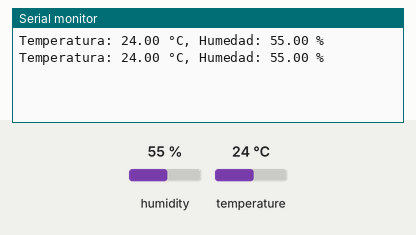
Simulated run of this sketch. Board: Arduino Uno, built with avr-gcc and run on an emulated ATmega328P. Shown: the last lines printed to the serial monitor. The test bench sets the inputs (shaded band); at power-on: humidity 55 %, temperature 24 °C.

Above: at 4.8 s.
4.9 s: humidity set to 22 %
At 7.0 s:
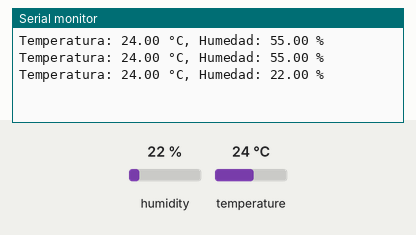
7.9 s: temperature set to 12 °C
At 9.4 s:
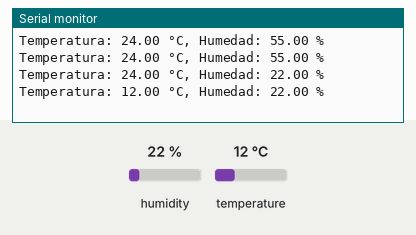
10.9 s: humidity set to 40 %
At 13.0 s:
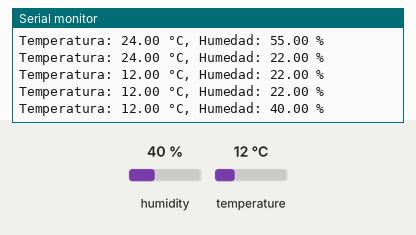
Timing chart, 0 to 14.5 s (numbered marks = the images above; inputs shaded):
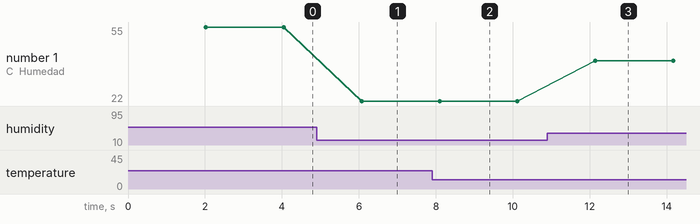

The sketch:

sketch_mar20a.ino
```cpp
#include <DHT.h>

#define DHTPIN 2     // el pin del sensor DHT11 se conecta al pin digital 2
#define DHTTYPE DHT11   // el tipo de sensor DHT que estás utilizando

DHT dht(DHTPIN, DHTTYPE);

void setup() {
  Serial.begin(9600);
  dht.begin();
}

 void loop() {
  delay(2000);  // espera 2 segundos entre mediciones

  float temperatura = dht.readTemperature();  // lee la temperatura en grados Celsius
  float humedad = dht.readHumidity();  // lee la humedad relativa en porcentaje

  Serial.print("Temperatura: ");
  Serial.print(temperatura);
  Serial.print(" °C, Humedad: ");
  Serial.print(humedad);
  Serial.println(" %");
}
```

Measured:
- after the input at 4.9 s, the serial monitor: prints a new line after 1.2 s (image 1)
- after the input at 7.9 s, the serial monitor: prints a new line after 0.20 s (image 2)
- after the input at 10.9 s, the serial monitor: prints a new line after 1.2 s (image 3)
- plotted number 1: 55 → 22 after the input at 4.9 s, 22 → 40 after the input at 10.9 s
